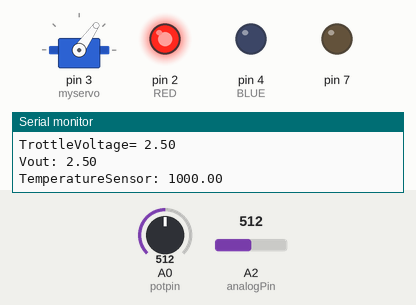
Bench run of a sketch on a simulated Arduino Uno, built with avr-gcc and run on an emulated ATmega328P. On the bench: servo, output pins drawn as LEDs (lit = HIGH), the last lines printed to the serial monitor. Inputs (shaded band) come from the test bench; at power-on: A0 (potpin) = 512, A2 (analogPin) = 512.

Above: at 1.2 s.
1.3 s: A0 (potpin) set to 716
At 2.7 s:
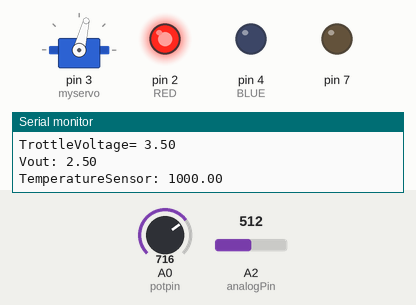
3.0 s: A2 (analogPin) set to 499
4.8 s: A2 (analogPin) set to 475
At 5.9 s:
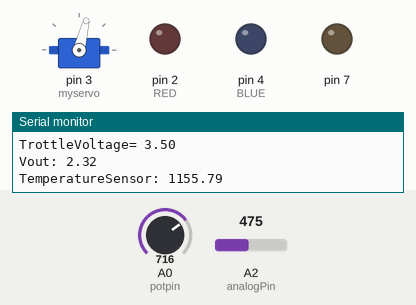
7.1 s: A0 (potpin) set to 900
At 7.8 s:
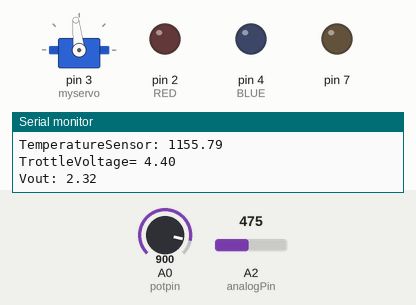
8.7 s: A0 (potpin) set to 925
At 9.7 s:
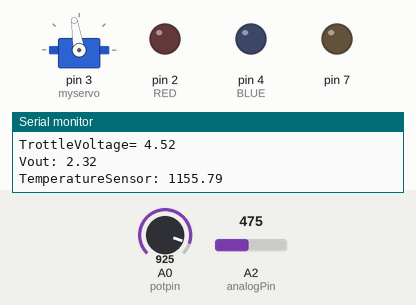
10.2 s: A0 (potpin) set to 951
At 11.5 s:
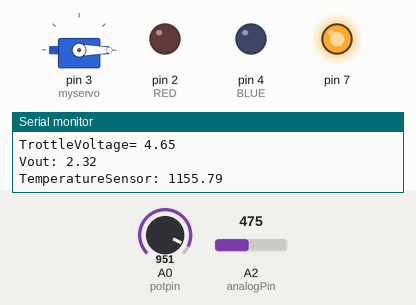
Timing chart, 0 to 12.8 s (numbered marks = the images above; inputs shaded):
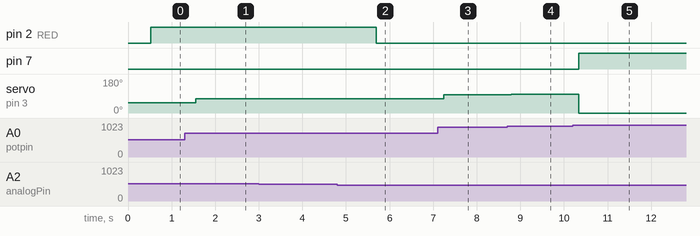

The sketch:

Throttle_Temperature.ino
```cpp
//==========THROTTLE=========

#include <Servo.h>
#include <Stepper.h>

// Defines the number of steps per rotation
const int stepsPerRevolution = 2038;

// Creates an instance of stepper class
// Pins entered in sequence IN1-IN3-IN2-IN4 for proper step sequence
Stepper myStepper = Stepper(stepsPerRevolution, 8, 10, 9, 11);
Servo myservo;  // create servo object to control a servo

int potpin = A0;  // analog pin used to connect the potentiometer
int val;    // variable to read the value from the analog pin
float voltage;
//=====TEMPERATURE===========
int analogPin = A2;
int raw = 0;
int Vin = 5;
float Vout = 0;
float R1 = 1000;
float R2 = 0;
float buffer = 0;

void setup() {
  //==========THROTTLE=========
   myservo.attach(3);
  Serial.begin(9600);// attaches the servo on pin 9 to the servo object
  pinMode(7, OUTPUT);
  //=====TEMPERATURE===========
pinMode(2,OUTPUT);//RED
pinMode(4,OUTPUT);//BLUE
myStepper.setSpeed(15);
}

void loop() {
  //==========THROTTLE=========
val = analogRead(potpin);     // reads the value of the potentiometer (value between 0 and 1023)
  voltage=val*5.0/1023;
  if (voltage<=4.6 && voltage>=0.4)
  {
  val = map(val, 0, 1023, 0,110 );     // scale it for use with the servo (value between 0 and 180)
  myservo.write(val);                  // sets the servo position according to the scaled value
  delay(15);                           // waits for the servo to get there
  digitalWrite(7,LOW);
}
else if(voltage>=4.5 or voltage<=0.4)
{myservo.write(0);
}

val = analogRead(A0);
  voltage = val * 5.0/1023;
  Serial.print("TrottleVoltage= ");
  Serial.println(voltage);
  if(voltage>4.6 or voltage<0.4)
  {digitalWrite(7,HIGH);}
//=====TEMPERATURE===========
  raw = analogRead(analogPin);
  if(raw){
    buffer = raw * Vin;
    Vout = (buffer)/1024.0;
    buffer = (Vin/Vout) - 1;
    R2= R1 * buffer;
    Serial.print("Vout: ");
    Serial.println(Vout);
    Serial.print("TemperatureSensor: ");
    Serial.println(R2);
    delay(500);

  if(R2<1100)
  {
    digitalWrite(2,HIGH);

  }
  else if(R2>1100)
  {
    digitalWrite(2,LOW);
  }
 if (R2>7500)
 {
  digitalWrite(4,HIGH);

 }
else if(R2<6500 && R2>1100)
{
  digitalWrite(4,LOW);

}
}
// Rotate CW slowly at 5 RPM


  }
```

Measured:
- the behaviour switches between 488 and 487 on A2 (analogPin) (found by bisection; images 1 and 2)
- the behaviour switches between 941 and 942 on A0 (potpin) (found by bisection; images 4 and 5)
- after the input at 1.3 s, servo on pin 3 (myservo): 55° → 76° after 0.25 s
- after the input at 4.8 s, pin 2 (RED): HIGH → LOW after 0.89 s
- after the input at 7.1 s, servo on pin 3 (myservo): 76° → 96° after 0.14 s
- after the input at 8.7 s, servo on pin 3 (myservo): 96° → 99° after 0.09 s
- after the input at 10.2 s, pin 7: LOW → HIGH after 0.15 s; servo on pin 3 (myservo): 99° → 0° after 0.14 s
